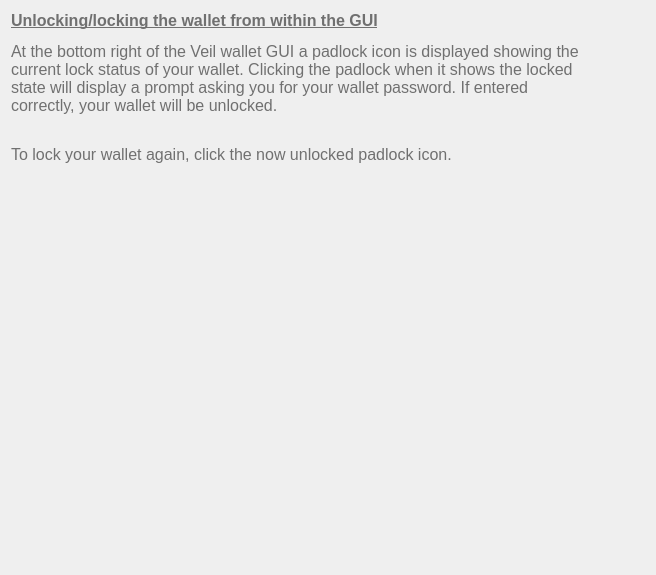
<?xml version="1.0" encoding="UTF-8"?>
<ui version="4.0">
 <class>SettingsFaq12</class>
 <widget class="QWidget" name="SettingsFaq12">
  <property name="geometry">
   <rect>
    <x>0</x>
    <y>0</y>
    <width>656</width>
    <height>575</height>
   </rect>
  </property>
  <property name="windowTitle">
   <string>Form</string>
  </property>
  <property name="styleSheet">
   <string notr="true">font-size:16px;
color:#707070;</string>
  </property>
  <layout class="QVBoxLayout" name="verticalLayout">
   <property name="rightMargin">
    <number>60</number>
   </property>
   <item>
    <widget class="QLabel" name="label_2">
     <property name="minimumSize">
      <size>
       <width>0</width>
       <height>0</height>
      </size>
     </property>
     <property name="styleSheet">
      <string notr="true">font-weight:200;</string>
     </property>
     <property name="text">
      <string>&lt;html&gt;&lt;head/&gt;&lt;body&gt;&lt;p&gt;&lt;span style=&quot; font-weight:600; text-decoration: underline;&quot;&gt;Unlocking/locking the wallet from within the GUI&lt;/span&gt;&lt;/p&gt;&lt;p&gt;&lt;span style=&quot; font-weight:400;&quot;&gt;At the bottom right of the Veil wallet GUI a padlock icon is displayed showing the current lock status of your wallet. Clicking the padlock when it shows the locked state will display a prompt asking you for your wallet password. If entered correctly, your wallet will be unlocked.&lt;/span&gt;&lt;/p&gt;&lt;p&gt;&lt;br/&gt;&lt;span style=&quot; font-weight:400;&quot;&gt;To lock your wallet again, click the now unlocked padlock icon.&lt;/span&gt;&lt;/p&gt;&lt;/body&gt;&lt;/html&gt;</string>
     </property>
     <property name="alignment">
      <set>Qt::AlignLeading|Qt::AlignLeft|Qt::AlignTop</set>
     </property>
     <property name="wordWrap">
      <bool>true</bool>
     </property>
    </widget>
   </item>
  </layout>
 </widget>
 <resources/>
 <connections/>
</ui>
